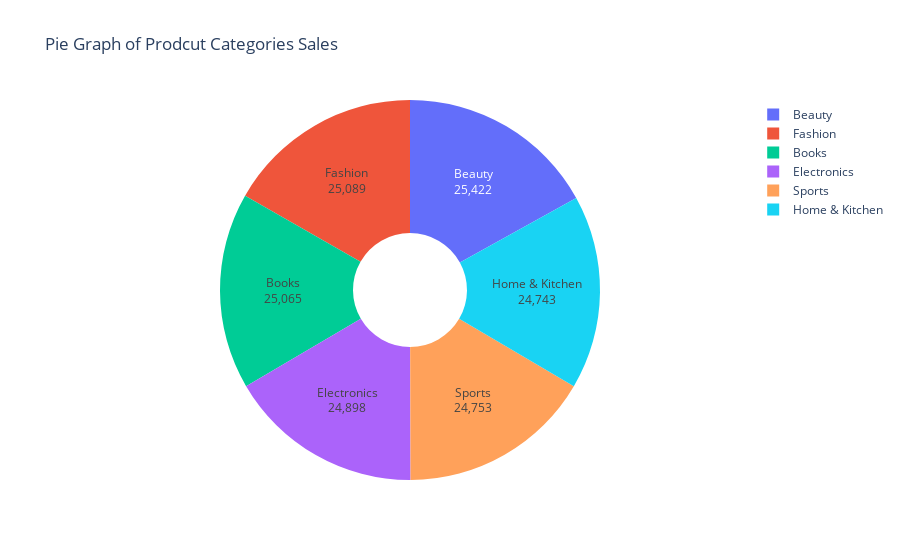

The notebook cell this image was saved under:
### Code cell
fig = px.pie(
    category_amount_sold,
    names='product_category',
    values='quantity_sold',
    hole=0.3,
    color_discrete_map='',
    title='Pie Graph of Prodcut Categories Sales',
    labels={
        'product_category' : 'Product Category',
        'quantity_sold' : 'Quantity Sold'
    }
)  
fig.update_traces(textinfo='label+value')
fig.show()

### Figure 1 — Plotly figure (JSON) as saved in the notebook; plotly's stock layout.template omitted (floating-point values rounded to 4 significant figures)
{"data": [{"domain": {"x": [0, 1], "y": [0, 1]}, "hole": 0.3, "hovertemplate": "Product Category=%{label}<br>Quantity Sold=%{value}<extra></extra>", "labels": ["Beauty", "Books", "Electronics", "Fashion", "Home & Kitchen", "Sports"], "legendgroup": "", "name": "", "showlegend": true, "textinfo": "label+value", "type": "pie", "values": [25422, 25065, 24898, 25089, 24743, 24753]}], "layout": {"legend": {"tracegroupgap": 0}, "title": {"text": "Pie Graph of Prodcut Categories Sales"}}}
